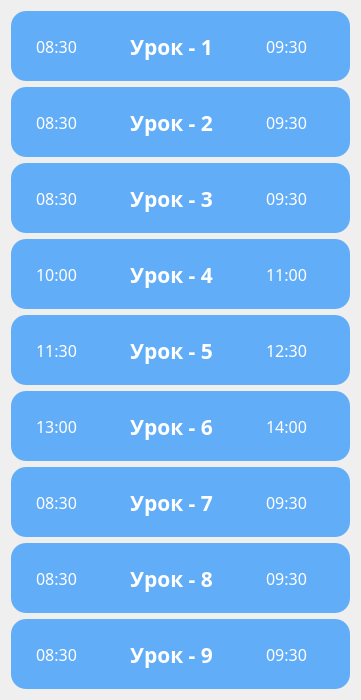
        <widget class="QWidget" name="scrollAreaWidgetContents_3">
         <property name="geometry">
          <rect>
           <x>0</x>
           <y>0</y>
           <width>361</width>
           <height>696</height>
          </rect>
         </property>
         <layout class="QVBoxLayout" name="verticalLayout">
          <item>
           <widget class="QFrame" name="frame_12">
            <property name="sizePolicy">
             <sizepolicy hsizetype="Expanding" vsizetype="Fixed">
              <horstretch>0</horstretch>
              <verstretch>0</verstretch>
             </sizepolicy>
            </property>
            <property name="minimumSize">
             <size>
              <width>322</width>
              <height>70</height>
             </size>
            </property>
            <property name="styleSheet">
             <string notr="true">border-radius: 15;
background-color: rgb(0,127,255, 150);</string>
            </property>
            <property name="frameShape">
             <enum>QFrame::StyledPanel</enum>
            </property>
            <property name="frameShadow">
             <enum>QFrame::Raised</enum>
            </property>
            <widget class="QLabel" name="label_98">
             <property name="geometry">
              <rect>
               <x>90</x>
               <y>20</y>
               <width>141</width>
               <height>31</height>
              </rect>
             </property>
             <property name="font">
              <font>
               <family>Yandex Sans Text Bold</family>
               <pointsize>16</pointsize>
               <weight>75</weight>
               <bold>true</bold>
              </font>
             </property>
             <property name="styleSheet">
              <string notr="true">color: white;
background-color: rgb(255,160,0, 0);
</string>
             </property>
             <property name="text">
              <string>Урок - 1</string>
             </property>
             <property name="alignment">
              <set>Qt::AlignCenter</set>
             </property>
            </widget>
            <widget class="QLabel" name="label_99">
             <property name="geometry">
              <rect>
               <x>10</x>
               <y>20</y>
               <width>71</width>
               <height>31</height>
              </rect>
             </property>
             <property name="font">
              <font>
               <family>Yandex Sans Display</family>
               <pointsize>12</pointsize>
               <weight>50</weight>
               <bold>false</bold>
              </font>
             </property>
             <property name="styleSheet">
              <string notr="true">color: white;
background-color: rgb(255,160,0, 0);
</string>
             </property>
             <property name="text">
              <string>08:30</string>
             </property>
             <property name="alignment">
              <set>Qt::AlignCenter</set>
             </property>
             <property name="wordWrap">
              <bool>true</bool>
             </property>
            </widget>
            <widget class="QLabel" name="label_100">
             <property name="geometry">
              <rect>
               <x>240</x>
               <y>20</y>
               <width>71</width>
               <height>31</height>
              </rect>
             </property>
             <property name="font">
              <font>
               <family>Yandex Sans Display</family>
               <pointsize>12</pointsize>
               <weight>50</weight>
               <bold>false</bold>
              </font>
             </property>
             <property name="styleSheet">
              <string notr="true">color: white;
background-color: rgb(255,160,0, 0);
</string>
             </property>
             <property name="text">
              <string>09:30</string>
             </property>
             <property name="alignment">
              <set>Qt::AlignCenter</set>
             </property>
             <property name="wordWrap">
              <bool>true</bool>
             </property>
            </widget>
           </widget>
          </item>
          <item>
           <widget class="QFrame" name="frame_7">
            <property name="sizePolicy">
             <sizepolicy hsizetype="Expanding" vsizetype="Fixed">
              <horstretch>0</horstretch>
              <verstretch>0</verstretch>
             </sizepolicy>
            </property>
            <property name="minimumSize">
             <size>
              <width>322</width>
              <height>70</height>
             </size>
            </property>
            <property name="styleSheet">
             <string notr="true">border-radius: 15;
background-color: rgb(0,127,255, 150);</string>
            </property>
            <property name="frameShape">
             <enum>QFrame::StyledPanel</enum>
            </property>
            <property name="frameShadow">
             <enum>QFrame::Raised</enum>
            </property>
            <widget class="QLabel" name="label_77">
             <property name="geometry">
              <rect>
               <x>90</x>
               <y>20</y>
               <width>141</width>
               <height>31</height>
              </rect>
             </property>
             <property name="font">
              <font>
               <family>Yandex Sans Text Bold</family>
               <pointsize>16</pointsize>
               <weight>75</weight>
               <bold>true</bold>
              </font>
             </property>
             <property name="styleSheet">
              <string notr="true">color: white;
background-color: rgb(255,160,0, 0);
</string>
             </property>
             <property name="text">
              <string>Урок - 2</string>
             </property>
             <property name="alignment">
              <set>Qt::AlignCenter</set>
             </property>
            </widget>
            <widget class="QLabel" name="label_78">
             <property name="geometry">
              <rect>
               <x>10</x>
               <y>20</y>
               <width>71</width>
               <height>31</height>
              </rect>
             </property>
             <property name="font">
              <font>
               <family>Yandex Sans Display</family>
               <pointsize>12</pointsize>
               <weight>50</weight>
               <bold>false</bold>
              </font>
             </property>
             <property name="styleSheet">
              <string notr="true">color: white;
background-color: rgb(255,160,0, 0);
</string>
             </property>
             <property name="text">
              <string>08:30</string>
             </property>
             <property name="alignment">
              <set>Qt::AlignCenter</set>
             </property>
             <property name="wordWrap">
              <bool>true</bool>
             </property>
            </widget>
            <widget class="QLabel" name="label_79">
             <property name="geometry">
              <rect>
               <x>240</x>
               <y>20</y>
               <width>71</width>
               <height>31</height>
              </rect>
             </property>
             <property name="font">
              <font>
               <family>Yandex Sans Display</family>
               <pointsize>12</pointsize>
               <weight>50</weight>
               <bold>false</bold>
              </font>
             </property>
             <property name="styleSheet">
              <string notr="true">color: white;
background-color: rgb(255,160,0, 0);
</string>
             </property>
             <property name="text">
              <string>09:30</string>
             </property>
             <property name="alignment">
              <set>Qt::AlignCenter</set>
             </property>
             <property name="wordWrap">
              <bool>true</bool>
             </property>
            </widget>
           </widget>
          </item>
          <item>
           <widget class="QFrame" name="frame_8">
            <property name="sizePolicy">
             <sizepolicy hsizetype="Expanding" vsizetype="Fixed">
              <horstretch>0</horstretch>
              <verstretch>0</verstretch>
             </sizepolicy>
            </property>
            <property name="minimumSize">
             <size>
              <width>322</width>
              <height>70</height>
             </size>
            </property>
            <property name="styleSheet">
             <string notr="true">border-radius: 15;
background-color: rgb(0,127,255, 150);</string>
            </property>
            <property name="frameShape">
             <enum>QFrame::StyledPanel</enum>
            </property>
            <property name="frameShadow">
             <enum>QFrame::Raised</enum>
            </property>
            <widget class="QLabel" name="label_83">
             <property name="geometry">
              <rect>
               <x>90</x>
               <y>20</y>
               <width>141</width>
               <height>31</height>
              </rect>
             </property>
             <property name="font">
              <font>
               <family>Yandex Sans Text Bold</family>
               <pointsize>16</pointsize>
               <weight>75</weight>
               <bold>true</bold>
              </font>
             </property>
             <property name="styleSheet">
              <string notr="true">color: white;
background-color: rgb(255,160,0, 0);
</string>
             </property>
             <property name="text">
              <string>Урок - 3</string>
             </property>
             <property name="alignment">
              <set>Qt::AlignCenter</set>
             </property>
            </widget>
            <widget class="QLabel" name="label_84">
             <property name="geometry">
              <rect>
               <x>10</x>
               <y>20</y>
               <width>71</width>
               <height>31</height>
              </rect>
             </property>
             <property name="font">
              <font>
               <family>Yandex Sans Display</family>
               <pointsize>12</pointsize>
               <weight>50</weight>
               <bold>false</bold>
              </font>
             </property>
             <property name="styleSheet">
              <string notr="true">color: white;
background-color: rgb(255,160,0, 0);
</string>
             </property>
             <property name="text">
              <string>08:30</string>
             </property>
             <property name="alignment">
              <set>Qt::AlignCenter</set>
             </property>
             <property name="wordWrap">
              <bool>true</bool>
             </property>
            </widget>
            <widget class="QLabel" name="label_85">
             <property name="geometry">
              <rect>
               <x>240</x>
               <y>20</y>
               <width>71</width>
               <height>31</height>
              </rect>
             </property>
             <property name="font">
              <font>
               <family>Yandex Sans Display</family>
               <pointsize>12</pointsize>
               <weight>50</weight>
               <bold>false</bold>
              </font>
             </property>
             <property name="styleSheet">
              <string notr="true">color: white;
background-color: rgb(255,160,0, 0);
</string>
             </property>
             <property name="text">
              <string>09:30</string>
             </property>
             <property name="alignment">
              <set>Qt::AlignCenter</set>
             </property>
             <property name="wordWrap">
              <bool>true</bool>
             </property>
            </widget>
           </widget>
          </item>
          <item>
           <widget class="QFrame" name="frame_9">
            <property name="sizePolicy">
             <sizepolicy hsizetype="Expanding" vsizetype="Fixed">
              <horstretch>0</horstretch>
              <verstretch>0</verstretch>
             </sizepolicy>
            </property>
            <property name="minimumSize">
             <size>
              <width>322</width>
              <height>70</height>
             </size>
            </property>
            <property name="styleSheet">
             <string notr="true">border-radius: 15;
background-color: rgb(0,127,255, 150);</string>
            </property>
            <property name="frameShape">
             <enum>QFrame::StyledPanel</enum>
            </property>
            <property name="frameShadow">
             <enum>QFrame::Raised</enum>
            </property>
            <widget class="QLabel" name="label_86">
             <property name="geometry">
              <rect>
               <x>90</x>
               <y>20</y>
               <width>141</width>
               <height>31</height>
              </rect>
             </property>
             <property name="font">
              <font>
               <family>Yandex Sans Text Bold</family>
               <pointsize>16</pointsize>
               <weight>75</weight>
               <bold>true</bold>
              </font>
             </property>
             <property name="styleSheet">
              <string notr="true">color: white;
background-color: rgb(255,160,0, 0);
</string>
             </property>
             <property name="text">
              <string>Урок - 4</string>
             </property>
             <property name="alignment">
              <set>Qt::AlignCenter</set>
             </property>
            </widget>
            <widget class="QLabel" name="label_87">
             <property name="geometry">
              <rect>
               <x>10</x>
               <y>20</y>
               <width>71</width>
               <height>31</height>
              </rect>
             </property>
             <property name="font">
              <font>
               <family>Yandex Sans Display</family>
               <pointsize>12</pointsize>
               <weight>50</weight>
               <bold>false</bold>
              </font>
             </property>
             <property name="styleSheet">
              <string notr="true">color: white;
background-color: rgb(255,160,0, 0);
</string>
             </property>
             <property name="text">
              <string>10:00</string>
             </property>
             <property name="alignment">
              <set>Qt::AlignCenter</set>
             </property>
             <property name="wordWrap">
              <bool>true</bool>
             </property>
            </widget>
            <widget class="QLabel" name="label_88">
             <property name="geometry">
              <rect>
               <x>240</x>
               <y>20</y>
               <width>71</width>
               <height>31</height>
              </rect>
             </property>
             <property name="font">
              <font>
               <family>Yandex Sans Display</family>
               <pointsize>12</pointsize>
               <weight>50</weight>
               <bold>false</bold>
              </font>
             </property>
             <property name="styleSheet">
              <string notr="true">color: white;
background-color: rgb(255,160,0, 0);
</string>
             </property>
             <property name="text">
              <string>11:00</string>
             </property>
             <property name="alignment">
              <set>Qt::AlignCenter</set>
             </property>
             <property name="wordWrap">
              <bool>true</bool>
             </property>
            </widget>
           </widget>
          </item>
          <item>
           <widget class="QFrame" name="frame_14">
            <property name="sizePolicy">
             <sizepolicy hsizetype="Expanding" vsizetype="Fixed">
              <horstretch>0</horstretch>
              <verstretch>0</verstretch>
             </sizepolicy>
            </property>
            <property name="minimumSize">
             <size>
              <width>322</width>
              <height>70</height>
             </size>
            </property>
            <property name="styleSheet">
             <string notr="true">border-radius: 15;
background-color: rgb(0,127,255, 150);</string>
            </property>
            <property name="frameShape">
             <enum>QFrame::StyledPanel</enum>
            </property>
            <property name="frameShadow">
             <enum>QFrame::Raised</enum>
            </property>
            <widget class="QLabel" name="label_104">
             <property name="geometry">
              <rect>
               <x>90</x>
               <y>20</y>
               <width>141</width>
               <height>31</height>
              </rect>
             </property>
             <property name="font">
              <font>
               <family>Yandex Sans Text Bold</family>
               <pointsize>16</pointsize>
               <weight>75</weight>
               <bold>true</bold>
              </font>
             </property>
             <property name="styleSheet">
              <string notr="true">color: white;
background-color: rgb(255,160,0, 0);
</string>
             </property>
             <property name="text">
              <string>Урок - 5</string>
             </property>
             <property name="alignment">
              <set>Qt::AlignCenter</set>
             </property>
            </widget>
            <widget class="QLabel" name="label_105">
             <property name="geometry">
              <rect>
               <x>10</x>
               <y>20</y>
               <width>71</width>
               <height>31</height>
              </rect>
             </property>
             <property name="font">
              <font>
               <family>Yandex Sans Display</family>
               <pointsize>12</pointsize>
               <weight>50</weight>
               <bold>false</bold>
              </font>
             </property>
             <property name="styleSheet">
              <string notr="true">color: white;
background-color: rgb(255,160,0, 0);
</string>
             </property>
             <property name="text">
              <string>11:30</string>
             </property>
             <property name="alignment">
              <set>Qt::AlignCenter</set>
             </property>
             <property name="wordWrap">
              <bool>true</bool>
             </property>
            </widget>
            <widget class="QLabel" name="label_106">
             <property name="geometry">
              <rect>
               <x>240</x>
               <y>20</y>
               <width>71</width>
               <height>31</height>
              </rect>
             </property>
             <property name="font">
              <font>
               <family>Yandex Sans Display</family>
               <pointsize>12</pointsize>
               <weight>50</weight>
               <bold>false</bold>
              </font>
             </property>
             <property name="styleSheet">
              <string notr="true">color: white;
background-color: rgb(255,160,0, 0);
</string>
             </property>
             <property name="text">
              <string>12:30</string>
             </property>
             <property name="alignment">
              <set>Qt::AlignCenter</set>
             </property>
             <property name="wordWrap">
              <bool>true</bool>
             </property>
            </widget>
           </widget>
          </item>
          <item>
           <widget class="QFrame" name="frame_15">
            <property name="sizePolicy">
             <sizepolicy hsizetype="Expanding" vsizetype="Fixed">
              <horstretch>0</horstretch>
              <verstretch>0</verstretch>
             </sizepolicy>
            </property>
            <property name="minimumSize">
             <size>
              <width>322</width>
              <height>70</height>
             </size>
            </property>
            <property name="styleSheet">
             <string notr="true">border-radius: 15;
background-color: rgb(0,127,255, 150);</string>
            </property>
            <property name="frameShape">
             <enum>QFrame::StyledPanel</enum>
            </property>
            <property name="frameShadow">
             <enum>QFrame::Raised</enum>
            </property>
            <widget class="QLabel" name="label_107">
             <property name="geometry">
              <rect>
               <x>90</x>
               <y>20</y>
               <width>141</width>
               <height>31</height>
              </rect>
             </property>
             <property name="font">
              <font>
               <family>Yandex Sans Text Bold</family>
               <pointsize>16</pointsize>
               <weight>75</weight>
               <bold>true</bold>
              </font>
             </property>
             <property name="styleSheet">
              <string notr="true">color: white;
background-color: rgb(255,160,0, 0);
</string>
             </property>
             <property name="text">
              <string>Урок - 6</string>
             </property>
             <property name="alignment">
              <set>Qt::AlignCenter</set>
             </property>
            </widget>
            <widget class="QLabel" name="label_108">
             <property name="geometry">
              <rect>
               <x>10</x>
               <y>20</y>
               <width>71</width>
               <height>31</height>
              </rect>
             </property>
             <property name="font">
              <font>
               <family>Yandex Sans Display</family>
               <pointsize>12</pointsize>
               <weight>50</weight>
               <bold>false</bold>
              </font>
             </property>
             <property name="styleSheet">
              <string notr="true">color: white;
background-color: rgb(255,160,0, 0);
</string>
             </property>
             <property name="text">
              <string>13:00</string>
             </property>
             <property name="alignment">
              <set>Qt::AlignCenter</set>
             </property>
             <property name="wordWrap">
              <bool>true</bool>
             </property>
            </widget>
            <widget class="QLabel" name="label_109">
             <property name="geometry">
              <rect>
               <x>240</x>
               <y>20</y>
               <width>71</width>
               <height>31</height>
              </rect>
             </property>
             <property name="font">
              <font>
               <family>Yandex Sans Display</family>
               <pointsize>12</pointsize>
               <weight>50</weight>
               <bold>false</bold>
              </font>
             </property>
             <property name="styleSheet">
              <string notr="true">color: white;
background-color: rgb(255,160,0, 0);
</string>
             </property>
             <property name="text">
              <string>14:00</string>
             </property>
             <property name="alignment">
              <set>Qt::AlignCenter</set>
             </property>
             <property name="wordWrap">
              <bool>true</bool>
             </property>
            </widget>
           </widget>
          </item>
          <item>
           <widget class="QFrame" name="frame_10">
            <property name="sizePolicy">
             <sizepolicy hsizetype="Expanding" vsizetype="Fixed">
              <horstretch>0</horstretch>
              <verstretch>0</verstretch>
             </sizepolicy>
            </property>
            <property name="minimumSize">
             <size>
              <width>322</width>
              <height>70</height>
             </size>
            </property>
            <property name="styleSheet">
             <string notr="true">border-radius: 15;
background-color: rgb(0,127,255, 150);</string>
            </property>
            <property name="frameShape">
             <enum>QFrame::StyledPanel</enum>
            </property>
            <property name="frameShadow">
             <enum>QFrame::Raised</enum>
            </property>
            <widget class="QLabel" name="label_92">
             <property name="geometry">
              <rect>
               <x>90</x>
               <y>20</y>
               <width>141</width>
               <height>31</height>
              </rect>
             </property>
             <property name="font">
              <font>
               <family>Yandex Sans Text Bold</family>
               <pointsize>16</pointsize>
               <weight>75</weight>
               <bold>true</bold>
              </font>
             </property>
             <property name="styleSheet">
              <string notr="true">color: white;
background-color: rgb(255,160,0, 0);
</string>
             </property>
             <property name="text">
              <string>Урок - 7</string>
             </property>
             <property name="alignment">
              <set>Qt::AlignCenter</set>
             </property>
            </widget>
            <widget class="QLabel" name="label_93">
             <property name="geometry">
              <rect>
               <x>10</x>
               <y>20</y>
               <width>71</width>
               <height>31</height>
              </rect>
             </property>
             <property name="font">
              <font>
               <family>Yandex Sans Display</family>
               <pointsize>12</pointsize>
               <weight>50</weight>
               <bold>false</bold>
              </font>
             </property>
             <property name="styleSheet">
              <string notr="true">color: white;
background-color: rgb(255,160,0, 0);
</string>
             </property>
             <property name="text">
              <string>08:30</string>
             </property>
             <property name="alignment">
              <set>Qt::AlignCenter</set>
             </property>
             <property name="wordWrap">
              <bool>true</bool>
             </property>
            </widget>
            <widget class="QLabel" name="label_94">
             <property name="geometry">
              <rect>
               <x>240</x>
               <y>20</y>
               <width>71</width>
               <height>31</height>
              </rect>
             </property>
             <property name="font">
              <font>
               <family>Yandex Sans Display</family>
               <pointsize>12</pointsize>
               <weight>50</weight>
               <bold>false</bold>
              </font>
             </property>
             <property name="styleSheet">
              <string notr="true">color: white;
background-color: rgb(255,160,0, 0);
</string>
             </property>
             <property name="text">
              <string>09:30</string>
             </property>
             <property name="alignment">
              <set>Qt::AlignCenter</set>
             </property>
             <property name="wordWrap">
              <bool>true</bool>
             </property>
            </widget>
           </widget>
          </item>
          <item>
           <widget class="QFrame" name="frame_13">
            <property name="sizePolicy">
             <sizepolicy hsizetype="Expanding" vsizetype="Fixed">
              <horstretch>0</horstretch>
              <verstretch>0</verstretch>
             </sizepolicy>
            </property>
            <property name="minimumSize">
             <size>
              <width>322</width>
              <height>70</height>
             </size>
            </property>
            <property name="styleSheet">
             <string notr="true">border-radius: 15;
background-color: rgb(0,127,255, 150);</string>
            </property>
            <property name="frameShape">
             <enum>QFrame::StyledPanel</enum>
            </property>
            <property name="frameShadow">
             <enum>QFrame::Raised</enum>
            </property>
            <widget class="QLabel" name="label_101">
             <property name="geometry">
              <rect>
               <x>90</x>
               <y>20</y>
               <width>141</width>
               <height>31</height>
              </rect>
             </property>
             <property name="font">
              <font>
               <family>Yandex Sans Text Bold</family>
               <pointsize>16</pointsize>
               <weight>75</weight>
               <bold>true</bold>
              </font>
             </property>
             <property name="styleSheet">
              <string notr="true">color: white;
background-color: rgb(255,160,0, 0);
</string>
             </property>
             <property name="text">
              <string>Урок - 8</string>
             </property>
             <property name="alignment">
              <set>Qt::AlignCenter</set>
             </property>
            </widget>
            <widget class="QLabel" name="label_102">
             <property name="geometry">
              <rect>
               <x>10</x>
               <y>20</y>
               <width>71</width>
               <height>31</height>
              </rect>
             </property>
             <property name="font">
              <font>
               <family>Yandex Sans Display</family>
               <pointsize>12</pointsize>
               <weight>50</weight>
               <bold>false</bold>
              </font>
             </property>
             <property name="styleSheet">
              <string notr="true">color: white;
background-color: rgb(255,160,0, 0);
</string>
             </property>
             <property name="text">
              <string>08:30</string>
             </property>
             <property name="alignment">
              <set>Qt::AlignCenter</set>
             </property>
             <property name="wordWrap">
              <bool>true</bool>
             </property>
            </widget>
            <widget class="QLabel" name="label_103">
             <property name="geometry">
              <rect>
               <x>240</x>
               <y>20</y>
               <width>71</width>
               <height>31</height>
              </rect>
             </property>
             <property name="font">
              <font>
               <family>Yandex Sans Display</family>
               <pointsize>12</pointsize>
               <weight>50</weight>
               <bold>false</bold>
              </font>
             </property>
             <property name="styleSheet">
              <string notr="true">color: white;
background-color: rgb(255,160,0, 0);
</string>
             </property>
             <property name="text">
              <string>09:30</string>
             </property>
             <property name="alignment">
              <set>Qt::AlignCenter</set>
             </property>
             <property name="wordWrap">
              <bool>true</bool>
             </property>
            </widget>
           </widget>
          </item>
          <item>
           <widget class="QFrame" name="frame_11">
            <property name="sizePolicy">
             <sizepolicy hsizetype="Expanding" vsizetype="Fixed">
              <horstretch>0</horstretch>
              <verstretch>0</verstretch>
             </sizepolicy>
            </property>
            <property name="minimumSize">
             <size>
              <width>322</width>
              <height>70</height>
             </size>
            </property>
            <property name="styleSheet">
             <string notr="true">border-radius: 15;
background-color: rgb(0,127,255, 150);</string>
            </property>
            <property name="frameShape">
             <enum>QFrame::StyledPanel</enum>
            </property>
            <property name="frameShadow">
             <enum>QFrame::Raised</enum>
            </property>
            <widget class="QLabel" name="label_95">
             <property name="geometry">
              <rect>
               <x>90</x>
               <y>20</y>
               <width>141</width>
               <height>31</height>
              </rect>
             </property>
             <property name="font">
              <font>
               <family>Yandex Sans Text Bold</family>
               <pointsize>16</pointsize>
               <weight>75</weight>
               <bold>true</bold>
              </font>
             </property>
             <property name="styleSheet">
              <string notr="true">color: white;
background-color: rgb(255,160,0, 0);
</string>
             </property>
             <property name="text">
              <string>Урок - 9</string>
             </property>
             <property name="alignment">
              <set>Qt::AlignCenter</set>
             </property>
            </widget>
            <widget class="QLabel" name="label_96">
             <property name="geometry">
              <rect>
               <x>10</x>
               <y>20</y>
               <width>71</width>
               <height>31</height>
              </rect>
             </property>
             <property name="font">
              <font>
               <family>Yandex Sans Display</family>
               <pointsize>12</pointsize>
               <weight>50</weight>
               <bold>false</bold>
              </font>
             </property>
             <property name="styleSheet">
              <string notr="true">color: white;
background-color: rgb(255,160,0, 0);
</string>
             </property>
             <property name="text">
              <string>08:30</string>
             </property>
             <property name="alignment">
              <set>Qt::AlignCenter</set>
             </property>
             <property name="wordWrap">
              <bool>true</bool>
             </property>
            </widget>
            <widget class="QLabel" name="label_97">
             <property name="geometry">
              <rect>
               <x>240</x>
               <y>20</y>
               <width>71</width>
               <height>31</height>
              </rect>
             </property>
             <property name="font">
              <font>
               <family>Yandex Sans Display</family>
               <pointsize>12</pointsize>
               <weight>50</weight>
               <bold>false</bold>
              </font>
             </property>
             <property name="styleSheet">
              <string notr="true">color: white;
background-color: rgb(255,160,0, 0);
</string>
             </property>
             <property name="text">
              <string>09:30</string>
             </property>
             <property name="alignment">
              <set>Qt::AlignCenter</set>
             </property>
             <property name="wordWrap">
              <bool>true</bool>
             </property>
            </widget>
           </widget>
          </item>
         </layout>
         <zorder>frame_11</zorder>
         <zorder>frame_13</zorder>
         <zorder>frame_9</zorder>
         <zorder>frame_14</zorder>
         <zorder>frame_10</zorder>
         <zorder>frame_15</zorder>
         <zorder>frame_7</zorder>
         <zorder>frame_12</zorder>
         <zorder>frame_8</zorder>
        </widget>
